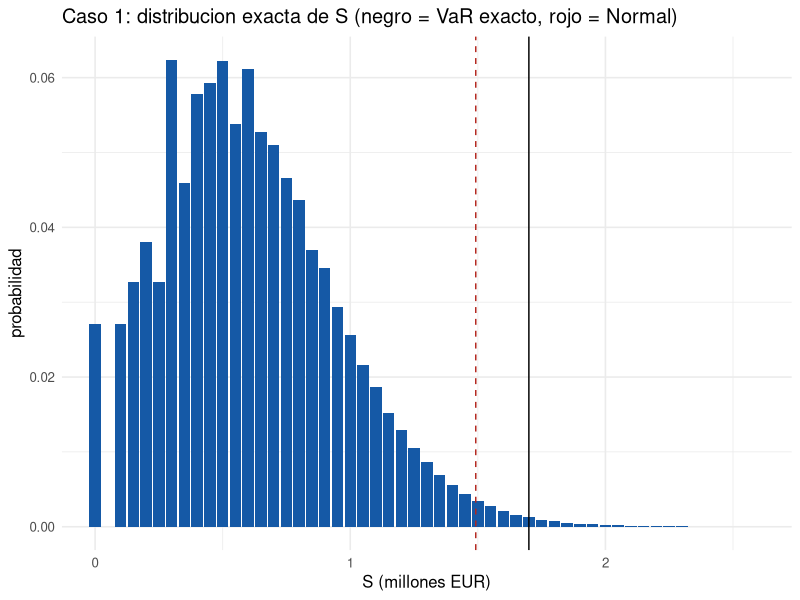
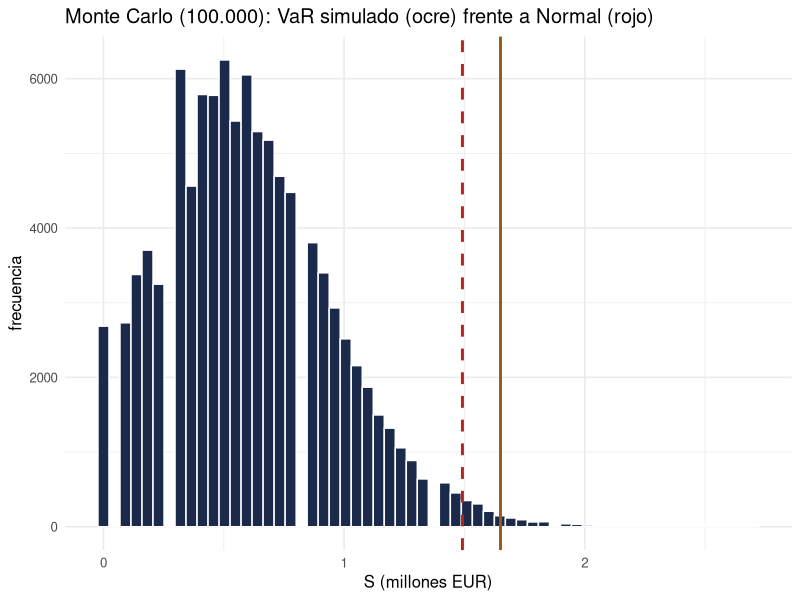
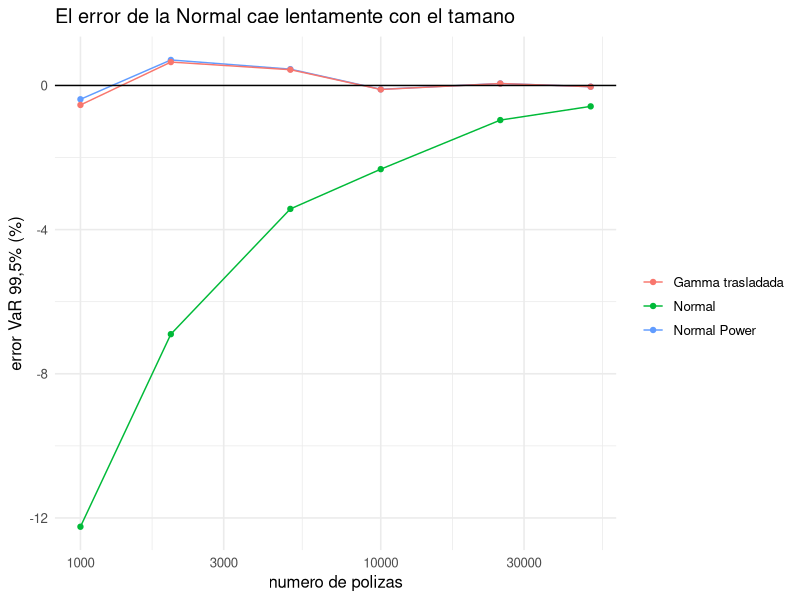

Write R code to recreate these figures, in order.
# =====================================================================
# Tema 2 - Modelo individual del coste total de siniestralidad
# Ejercicio practico en R (base R + ggplot2) - Luiz Luzuriaga
# Master en Ciencias Actuariales y Financieras - Matematica Actuarial de la
# Estabilidad y Solvencia de la Actividad Aseguradora
# (A) 8 polizas, (B) Caso 1 Vida, (C) Caso 2 Accidentes, (D) 3 polizas,
# (E) la Normal frente a la escala de la cartera.
# Nota: la diapositiva usa library(distr); aqui se usa rbinom() de base R,
# que genera exactamente la misma Binomial(n, q) sin depender del paquete.
# =====================================================================
suppressPackageStartupMessages(library(ggplot2))
P_NIVEL <- 0.995; Z <- qnorm(P_NIVEL)

# ---- funciones --------------------------------------------------------
momentos_degenerada <- function(n, q, b)               # severidad fija b, n polizas iguales
  list(E = n * q * b, V = n * q * (1 - q) * b^2, m3 = n * b^3 * q * (1 - q) * (1 - 2 * q))

aproximaciones <- function(E, V, m3, p = P_NIVEL) {
  E <- unname(E); V <- unname(V); m3 <- unname(m3)          # quita nombres para que c() devuelva etiquetas limpias
  sd <- sqrt(V); g <- m3 / sd^3; z <- qnorm(p)
  a <- 4 / g^2; beta <- 2 / (sd * g); k <- E - 2 * sd / g      # Gamma trasladada: S ~ k + Gamma(a, tasa = beta)
  c(SD = sd, asimetria = g, Normal = E + z * sd,
    Gamma_tras = k + qgamma(p, shape = a, rate = beta),
    Normal_Power = E + sd * (z + g / 6 * (z^2 - 1)), alpha = a, beta = beta, k = k)
}

conv <- function(a, b) pmax(convolve(a, rev(b), type = "open"), 0)
pmf_exacta <- function(n, q, b, unit) {                  # convolucion de b_g * Bin(n_g, q_g) en rejilla `unit`
  P <- 1
  for (g in seq_along(n)) {
    u <- round(b[g] / unit); pm <- dbinom(0:n[g], n[g], q[g])
    arr <- numeric(n[g] * u + 1); arr[seq(1, length(arr), by = u)] <- pm
    P <- conv(P, arr)
  }
  P / sum(P)
}
var_exacto <- function(P, unit, p = P_NIVEL) unit * (which(cumsum(P) >= p)[1] - 1)

# ---- (A) Cartera de 8 polizas -----------------------------------------
pol <- data.frame(q = c(.0015, .002, .0025, .003, .004, .005, .006, .008),
                  b = c(120e3, 150e3, 100e3, 200e3, 80e3, 250e3, 90e3, 300e3))
m <- momentos_degenerada(1, pol$q, pol$b); pol$E <- m$E; pol$Var <- m$V; pol$mu3 <- m$m3
cat("== (A) 8 polizas ==\n"); print(pol, digits = 10)
tot <- colSums(pol[, c("E", "Var", "mu3")]); print(tot)
ap8 <- aproximaciones(tot["E"], tot["Var"], tot["mu3"])
P8 <- pmf_exacta(rep(1, 8), pol$q, pol$b, 10000); VaR8 <- var_exacto(P8, 10000)
res8 <- data.frame(metodo = c("Normal (TCL)", "Gamma trasladada", "Normal Power", "Exacta (convolucion)"),
                   VaR995 = c(ap8["Normal"], ap8["Gamma_tras"], ap8["Normal_Power"], VaR8))
res8$capital <- res8$VaR995 - tot["E"]
cat(sprintf("\nSD = %.1f  asimetria = %.4f  alpha = %.4f  beta = %.3e  k = %.1f\n", ap8["SD"], ap8["asimetria"], ap8["alpha"], ap8["beta"], ap8["k"]))
print(res8, digits = 7)

# ---- (B) Caso 1: Vida, 1.000 polizas ----------------------------------
g1 <- data.frame(grupo = LETTERS[1:4], n = c(500, 300, 150, 50), q = c(.002, .004, .006, .010), b = c(1e5, 1.5e5, 2e5, 3e5))
m <- momentos_degenerada(g1$n, g1$q, g1$b); g1$E <- m$E; g1$Var <- m$V; g1$mu3 <- m$m3
g1$pctVar <- 100 * g1$Var / sum(g1$Var); g1$pctE <- 100 * g1$E / sum(g1$E)
cat("\n== (B) Caso 1 ==\n"); print(g1, digits = 8)
t1 <- colSums(g1[, c("E", "Var", "mu3")]); ap1 <- aproximaciones(t1["E"], t1["Var"], t1["mu3"])
P1 <- pmf_exacta(g1$n, g1$q, g1$b, 50000); VaR1 <- var_exacto(P1, 50000)
set.seed(123); n_sim <- 100000
S <- numeric(n_sim)
for (g in 1:nrow(g1)) S <- S + rbinom(n_sim, g1$n[g], g1$q[g]) * g1$b[g]
res1 <- data.frame(metodo = c("Normal (enunciado)", "Gamma trasladada", "Normal Power", "Exacta (convolucion)", "Monte Carlo (100.000)"),
                   VaR995 = c(ap1["Normal"], ap1["Gamma_tras"], ap1["Normal_Power"], VaR1, quantile(S, P_NIVEL, names = FALSE)))
res1$capital <- res1$VaR995 - t1["E"]; res1$capital_sobre_E_pct <- 100 * res1$capital / t1["E"]
cat(sprintf("\nE(S) = %.0f  Var = %.0f  SD = %.0f  asimetria = %.4f\n", t1["E"], t1["Var"], ap1["SD"], ap1["asimetria"]))
cat(sprintf("Monte Carlo: media %.0f, SD %.0f\n", mean(S), sd(S))); print(res1, digits = 8)

# ---- (C) Caso 2: Accidentes, severidad Uniforme(0, M) -----------------
g2 <- data.frame(n = c(100, 200, 50), q = c(.05, .06, .08), M = c(5e3, 8e3, 12e3))
m1 <- g2$q * g2$M / 2; m2 <- g2$q * g2$M^2 / 3; m3c <- g2$q * g2$M^3 / 4
g2$E <- g2$n * m1; g2$Var <- g2$n * (m2 - m1^2); g2$mu3 <- g2$n * (m3c - 3 * m1 * m2 + 2 * m1^3)
t2 <- colSums(g2[, c("E", "Var", "mu3")]); ap2 <- aproximaciones(t2["E"], t2["Var"], t2["mu3"])
set.seed(123); S2 <- numeric(n_sim)
for (g in 1:nrow(g2)) {
  k <- rbinom(n_sim, g2$n[g], g2$q[g])
  S2 <- S2 + vapply(k, function(kk) if (kk > 0) sum(runif(kk, 0, g2$M[g])) else 0, numeric(1))
}
res2 <- data.frame(metodo = c("Normal (enunciado)", "Gamma trasladada", "Normal Power", "Monte Carlo (100.000)"),
                   VaR995 = c(ap2["Normal"], ap2["Gamma_tras"], ap2["Normal_Power"], quantile(S2, P_NIVEL, names = FALSE)))
res2$VaR_sobre_E <- res2$VaR995 / t2["E"]
cat("\n== (C) Caso 2 ==\n"); print(g2, digits = 10)
cat(sprintf("E(S) = %.0f  Var = %.0f  SD = %.0f  asimetria = %.4f\n", t2["E"], t2["Var"], ap2["SD"], ap2["asimetria"])); print(res2, digits = 8)

# ---- (D) 3 polizas ------------------------------------------------------
q3 <- c(.01, .02, .03); b3 <- c(1e5, 1.5e5, 2e5); m <- momentos_degenerada(1, q3, b3)
E3 <- sum(m$E); V3 <- sum(m$V); m33 <- sum(m$m3); P3 <- pmf_exacta(rep(1, 3), q3, b3, 50000)
d3 <- do.call(rbind, lapply(c(.90, .95, .995), function(p) {
  a <- aproximaciones(E3, V3, m33, p)
  data.frame(p = p, Normal = a["Normal"], Gamma_tras = a["Gamma_tras"], Normal_Power = a["Normal_Power"], Exacto = var_exacto(P3, 50000, p))
}))
cat(sprintf("\n== (D) 3 polizas ==  E = %.0f  Var = %.0f  asimetria = %.3f  P(S=0) = %.4f\n", E3, V3, m33 / V3^1.5, P3[1])); print(d3, digits = 7, row.names = FALSE)

# ---- (E) Escala de la cartera -------------------------------------------
esc <- do.call(rbind, lapply(c(1, 2, 5, 10, 25, 50), function(k) {
  nk <- g1$n * k; mm <- momentos_degenerada(nk, g1$q, g1$b)
  a <- aproximaciones(sum(mm$E), sum(mm$V), sum(mm$m3)); v <- var_exacto(pmf_exacta(nk, g1$q, g1$b, 50000), 50000)
  data.frame(k = k, polizas = sum(nk), asimetria = a["asimetria"],
             err_Normal = 100 * (a["Normal"] / v - 1), err_NP = 100 * (a["Normal_Power"] / v - 1), err_Gamma = 100 * (a["Gamma_tras"] / v - 1))
}))
cat("\n== (E) Error del VaR 99,5% frente al exacto segun el tamano (%) ==\n"); print(esc, digits = 4, row.names = FALSE)

# ---- Graficos -----------------------------------------------------------
dfx <- data.frame(S = (0:(length(P1) - 1)) * 50000 / 1e6, p = P1)
g_a <- ggplot(dfx, aes(S, p)) + geom_col(width = 0.045, fill = "#1559a6") + coord_cartesian(xlim = c(0, 2.6)) +
  geom_vline(xintercept = ap1["Normal"] / 1e6, colour = "#b3261e", linetype = "dashed") +
  geom_vline(xintercept = VaR1 / 1e6, colour = "black") +
  labs(title = "Caso 1: distribucion exacta de S (negro = VaR exacto, rojo = Normal)", x = "S (millones EUR)", y = "probabilidad") + theme_minimal(base_size = 12)
ggsave("t2_R_exacta.png", g_a, width = 8, height = 3.8, dpi = 130)
g_b <- ggplot(data.frame(S = S / 1e6), aes(S)) + geom_histogram(bins = 60, fill = "#1b2a4a", colour = "white") +
  geom_vline(xintercept = quantile(S, P_NIVEL) / 1e6, colour = "#9a5b12", linewidth = 1) +
  geom_vline(xintercept = ap1["Normal"] / 1e6, colour = "#b3261e", linetype = "dashed", linewidth = 1) +
  labs(title = "Monte Carlo (100.000): VaR simulado (ocre) frente a Normal (rojo)", x = "S (millones EUR)", y = "frecuencia") + theme_minimal(base_size = 12)
ggsave("t2_R_mc.png", g_b, width = 8, height = 3.8, dpi = 130)
g_c <- ggplot(esc, aes(polizas)) + geom_line(aes(y = err_Normal, colour = "Normal")) + geom_point(aes(y = err_Normal, colour = "Normal")) +
  geom_line(aes(y = err_NP, colour = "Normal Power")) + geom_point(aes(y = err_NP, colour = "Normal Power")) +
  geom_line(aes(y = err_Gamma, colour = "Gamma trasladada")) + geom_point(aes(y = err_Gamma, colour = "Gamma trasladada")) +
  scale_x_log10() + geom_hline(yintercept = 0) + labs(x = "numero de polizas", y = "error VaR 99,5% (%)", colour = "", title = "El error de la Normal cae lentamente con el tamano") +
  theme_minimal(base_size = 12)
ggsave("t2_R_escala.png", g_c, width = 7, height = 3.8, dpi = 130)
